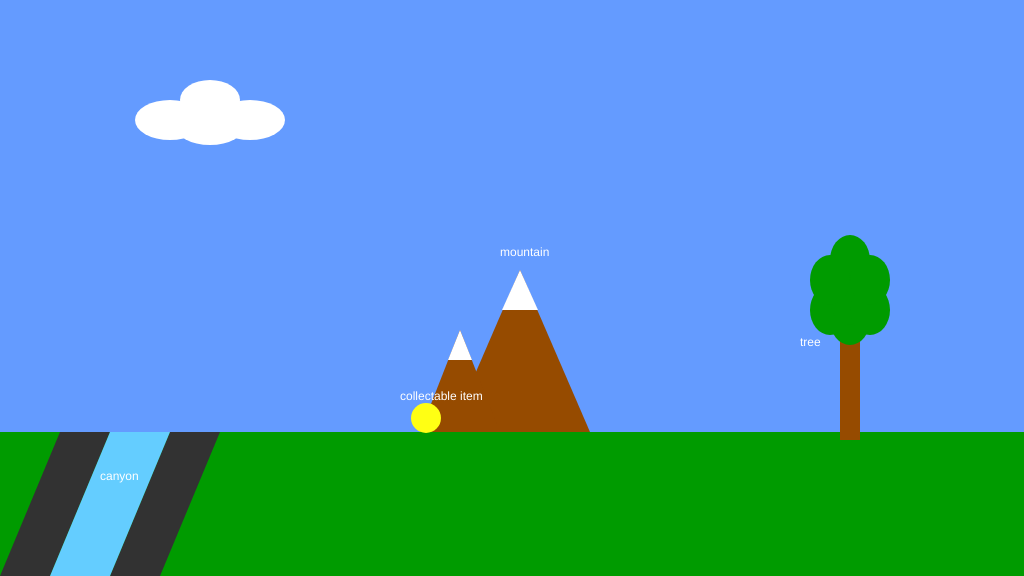
Frame 1 (no input)
Frame 60 (no input): identical to frame 1, image omitted
Frame 120 (the mouse pressed at the canvas centre since frame 60): identical to frame 1, image omitted

The p5.js sketch that drew this single still picture (run headless with seeded random() and noise() and a simulated clock; from frame 60 on, the mouse is pressed at the canvas centre):

// p5.js sketch
// ── sketch.js
/*

The Game Project

1 - Background Scenery

*/

function setup()
{
	createCanvas(1024, 576);

}

function draw()
{
	background(100, 155, 255); //fill the sky blue

	noStroke();
	fill(0,155,0);
	rect(0, 432, 1024, 144); //draw some green ground

	//1. a cloud in the sky
	//... add your code here
	fill(255)
	ellipse(210,125,70,40)
	ellipse(170,120,70,40)
	ellipse(250,120,70,40)
	ellipse(210,100,60,40)

	noStroke();
	fill(255);
	text("cloud", 200, 100);

	//2. a mountain in the distance
	//... add your code here
	fill(150,75,0)
	triangle(520,270,590,432,450,432) // big
	triangle(460,330,420,432,500,432)
	
	fill(255)
	triangle(520,270,502,310,538,310)
	triangle(460,330,448,360,472,360)

	noStroke();
	fill(255);
	text("mountain", 500, 256);

	//3. a tree
	//... add your code here
	fill(150,75,0)
	rect(840,340,20,100)
	fill(0,155,0);
	ellipse(850,260,40,50)
	ellipse(850,320,40,50)
	ellipse(830,310,40,50)
	ellipse(850,300,40,50)
	ellipse(870,310,40,50)
	ellipse(830,280,40,50)
	ellipse(870,280,40,50)


	noStroke();
	fill(255);
	text("tree", 800, 346);

	//4. a canyon
	//NB. the canyon should go from ground-level to the bottom of the screen
	fill(50)
	beginShape()
	vertex(110,576)
	vertex(160,576)
	vertex(220,432)
	vertex(170,432)
	endShape(CLOSE)
	beginShape()
	vertex(110,432)
	vertex(60,432)
	vertex(0,576)
	vertex(50,576)
	endShape(CLOSE)
	fill(100, 205, 255)
	beginShape()
	vertex(170,432)
	vertex(110,432)
	vertex(50,576)
	vertex(110,576)
	endShape(CLOSE)
	

	//... add your code here

	noStroke();
	fill(255);
	text("canyon", 100, 480);

	//5. a collectable token - eg. a jewel, fruit, coins
	//... add your code here
	fill(255,255,20)
	circle(426,418,30)



	noStroke();
	fill(255);
	text("collectable item", 400, 400);
}
